Frame 1 (no input): blank canvas, image omitted
Frame 60 (no input): blank canvas, image omitted
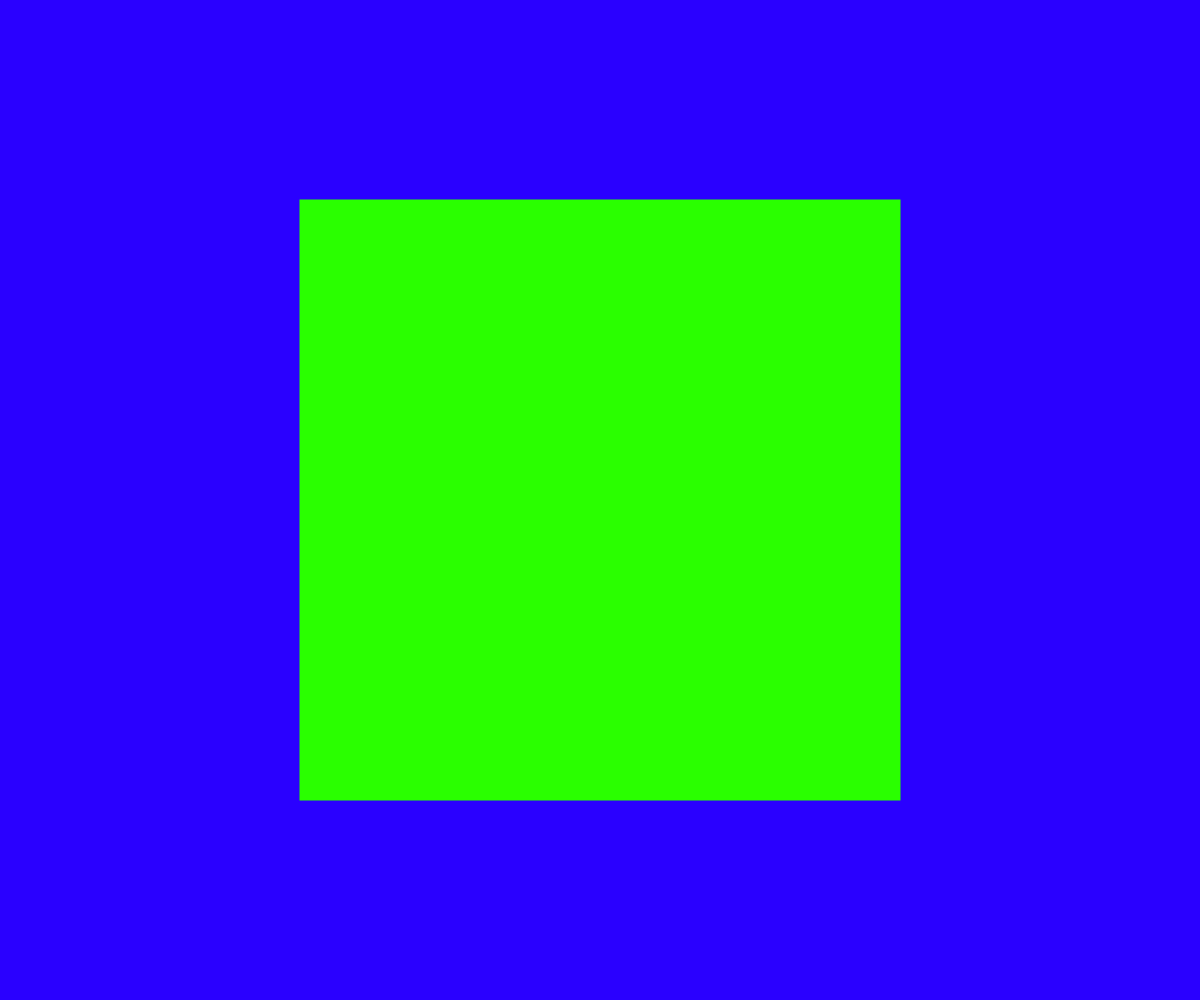
Frame 120 (the mouse pressed at the canvas centre since frame 60)

The p5.js sketch whose frames 1 and 60 were blank and that drew this single picture after the mouse press (run headless with seeded random() and noise() and a simulated clock; from frame 60 on, the mouse is pressed at the canvas centre):

// p5.js sketch
// ── sketch.js
function setup() {
    createCanvas(windowWidth, windowHeight);
    noCursor();

    //  HSB 
    colorMode(HSB, 360, 100, 100);
    rectMode(CENTER);
    noStroke();
}

function draw() {
    //  establish the background from mouseY
    background(mouseY / 2, 100, 100);

    // goes the opposite way of the background manipulations
    fill(360 - mouseY / 2, 100, 100);
    rect(windowWidth / 2, windowHeight / 2, mouseX + 1, mouseX + 1);

}
